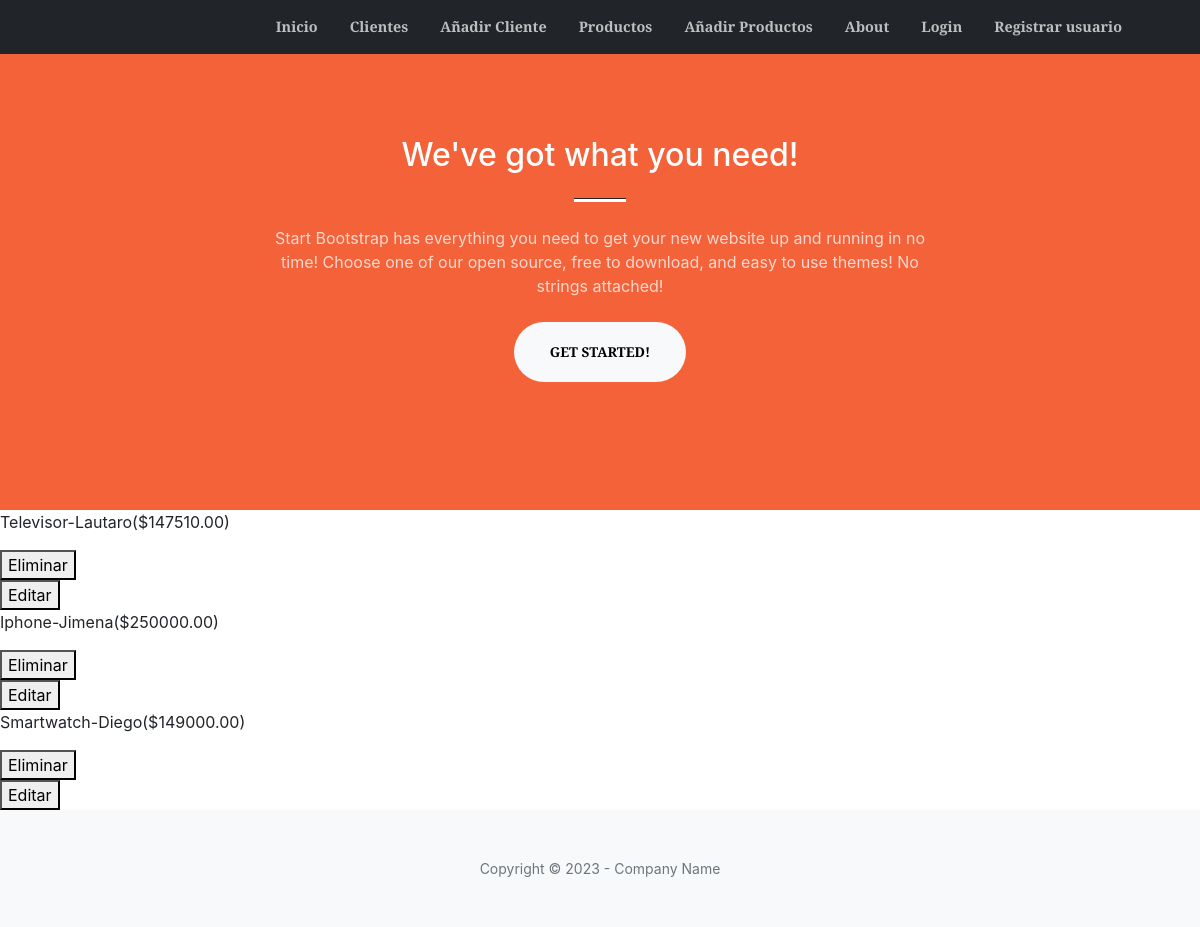
The app's page /producto/, older data.
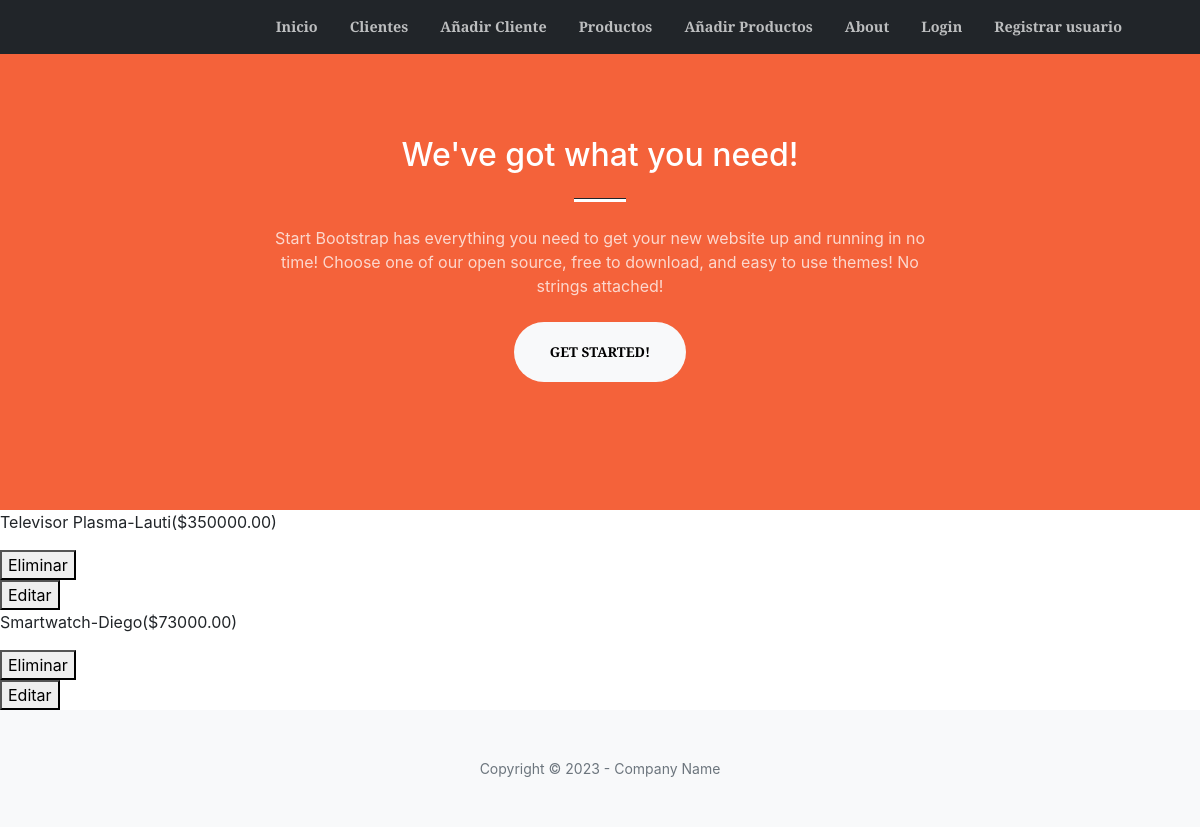
The same page, newer data.
### productos/models.py (models this page shows, shortened)
class Productos(models.Model):
    vendedor = models.CharField(max_length=100)
    producto = models.CharField(max_length=100)
    precio = models.DecimalField(decimal_places=2, max_digits=100)
    correo = models.EmailField(max_length=254, blank=True, null=True)

### productos/views.py (the view)
def productos_views(request):
    productos = models.Productos.objects.all()
    context = {"productos": productos}
    return render(request, "productos/index.html", context)

### productos/templates/productos/index.html
{% extends 'home/base.html' %}
{% block contenido_agregado %}
    {% for producto in productos %}
    <p>{{ producto.producto }}-{{ producto.vendedor }}(${{producto.precio}})</p>
    <div>
        <form action="{% url 'productos:eliminar-producto' producto.id %}" method="POST">{% csrf_token %}
            <button type="submit">Eliminar</button>
         </form>
         <form action="{% url 'productos:editar' producto.id %}" method="POST">{% csrf_token %}
            <button type="submit">Editar</button>
        </form>
    </div>
    {% endfor %}
{% endblock contenido_agregado %}

Row changes from the older to the newer data that the page shows:
removed Productos: producto "Iphone", vendedor "Jimena", precio "250000.00"
changed Productos: producto "Televisor" → "Televisor Plasma"; vendedor "Lautaro" → "Lauti"; precio "147510.00" → "350000.00"
changed Productos "Smartwatch": precio "149000.00" → "73000.00"
